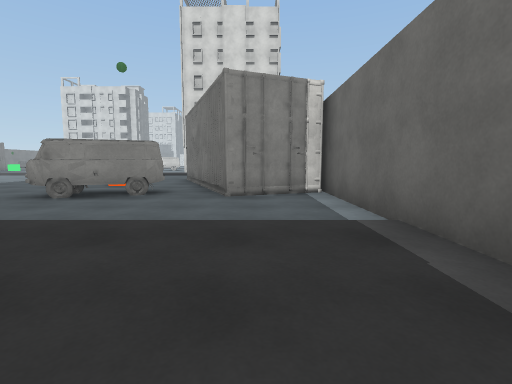
View 1 (above)

24 first-person views from a walk through a scene from a Unity 3-D project. The camera is 1.2 m above the floor, tilts 6° down and sees 85° across. The floor is counted in squares, 2 m on a side. Each view is taken from the middle of a square. On the plan, view 1 faces up. The plan holds only what a view shows up to about 9 squares ahead; the rest is blank. The place goes on beyond the plan. The player character is not drawn. Surface patterns are stand-ins for the level's own textures.

View 2
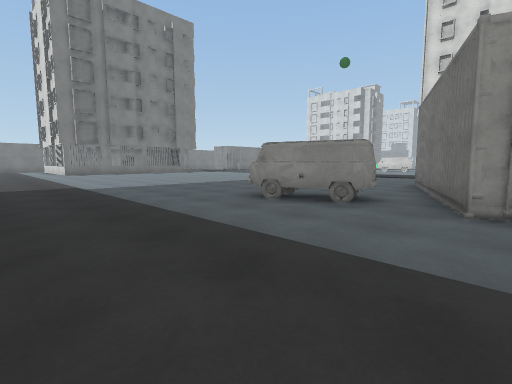

View 3
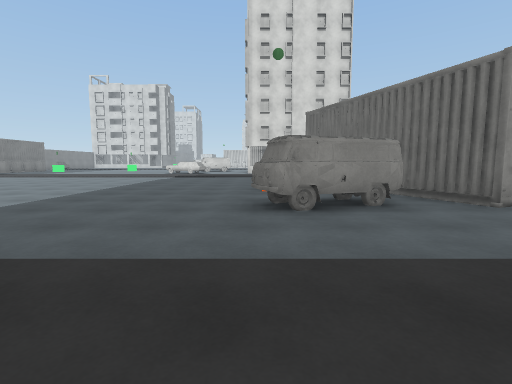

View 4
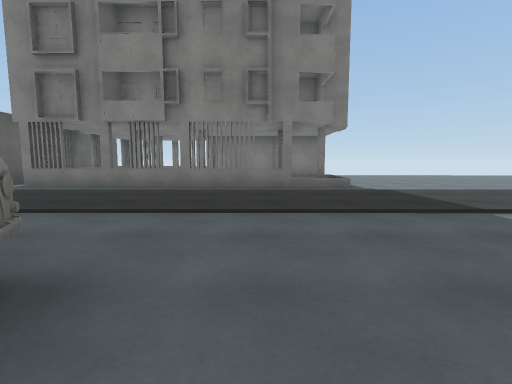

View 5
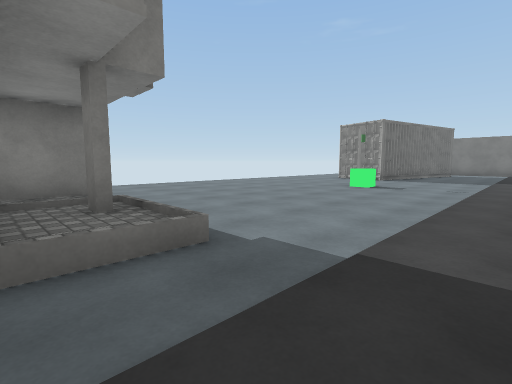

View 6
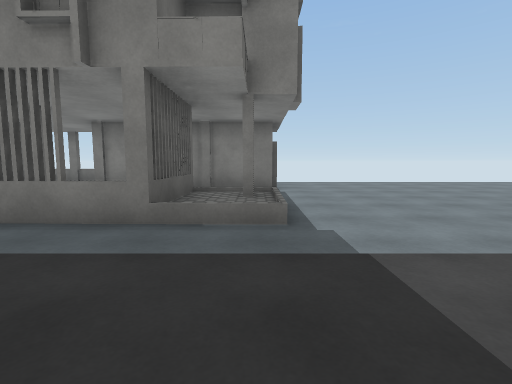

View 7
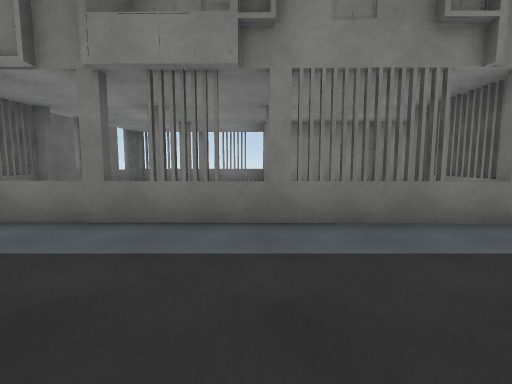

View 8
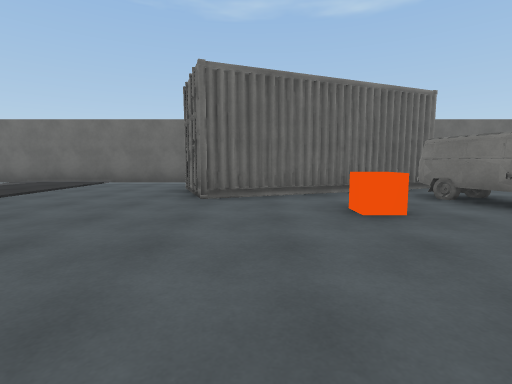

View 9
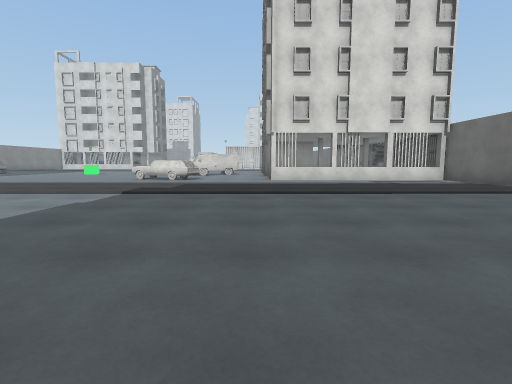

View 10
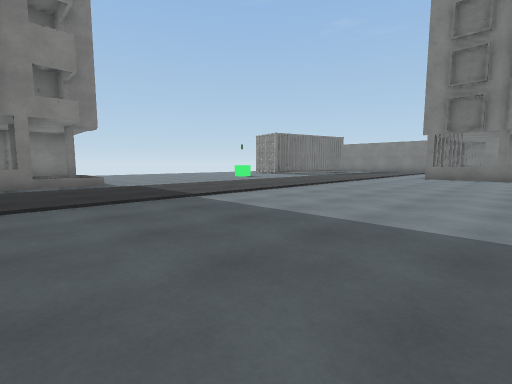

View 11
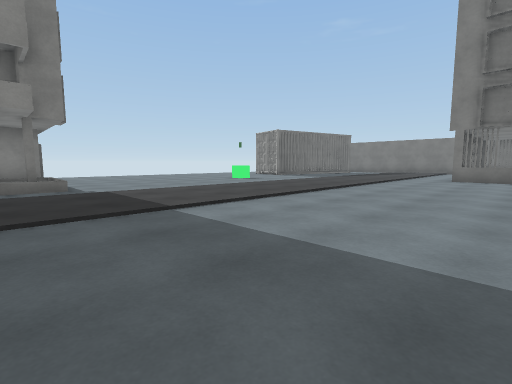

View 12
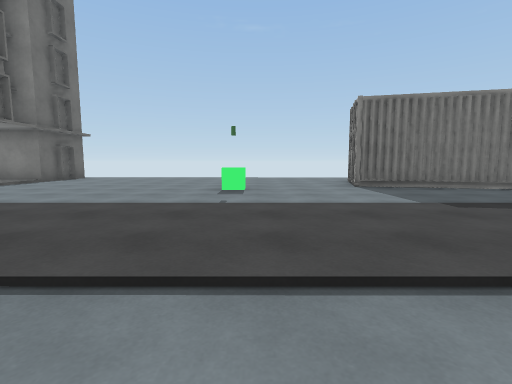

View 13
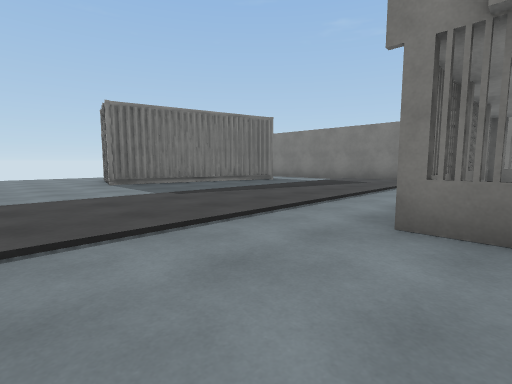

View 14
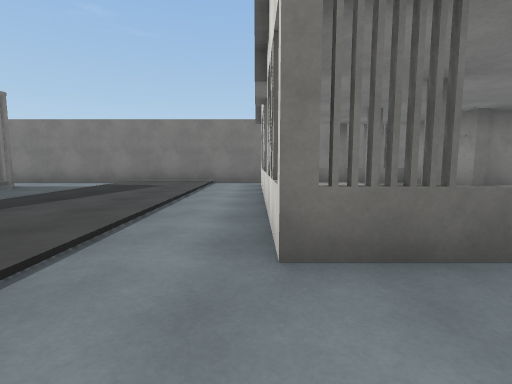

View 15
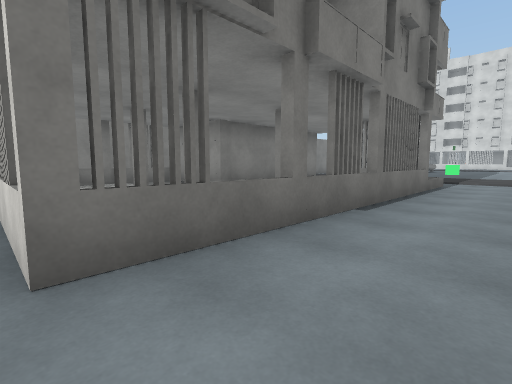

View 16
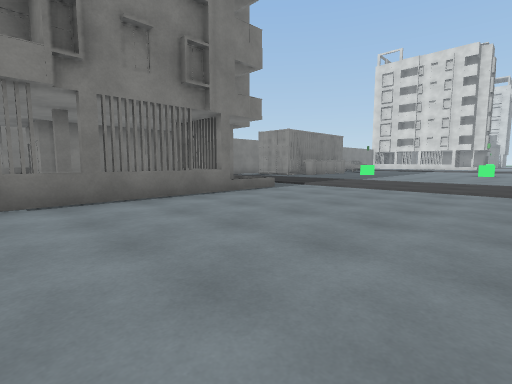

View 17
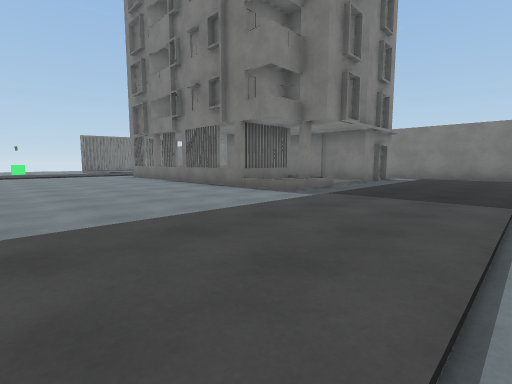

View 18
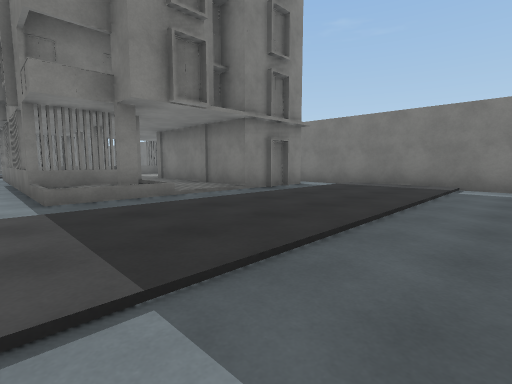

View 19
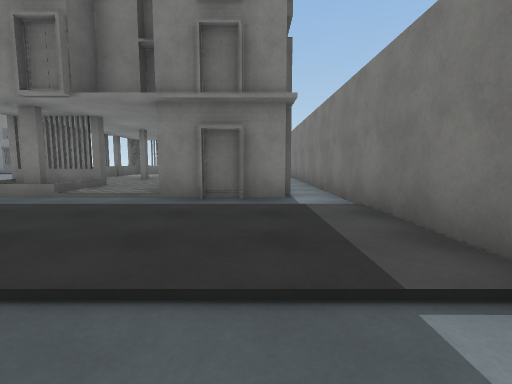

View 20
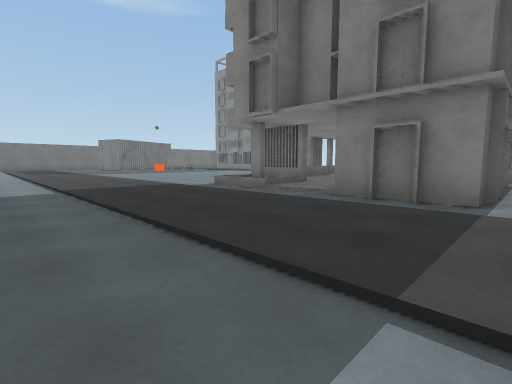

View 21
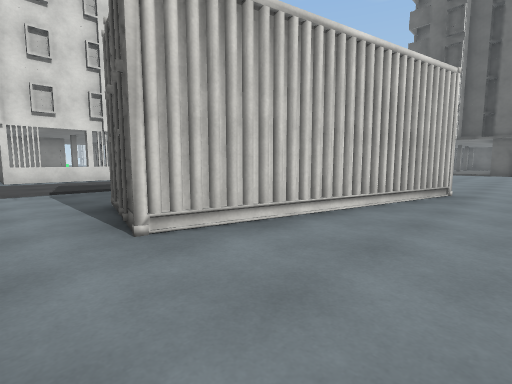

View 22
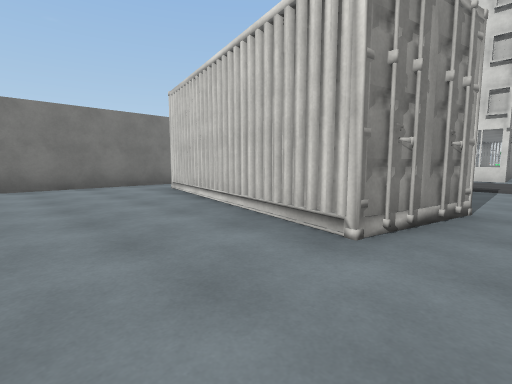

View 23
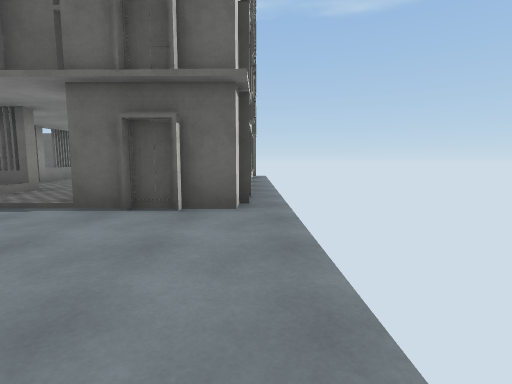

View 24
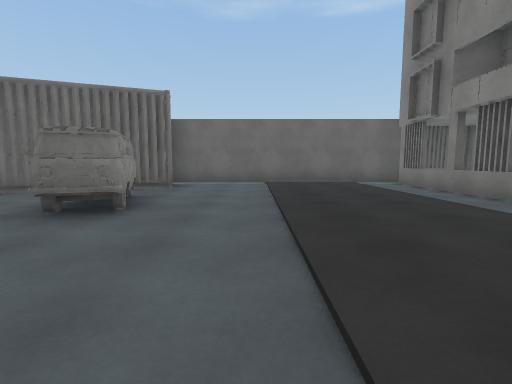

### Floor plan
Key: @ floor where view 1 was taken; # wall or solid block; x gap in a wall; . main floor; : floor 0.25 m higher than the main floor; / step, stairs or slope; C container; A car; B building; O other object.
Columns run from 24 left of view 1 to 2 right of it. Each row starts with its distance up from view 1.
 17 #.........................#
 16 #//.......................#
 15 #.........................#
 14 #.........................#
 13 #............ ............#
 12 #.BB::B/.....  ...........#
 11 #.B   B:.....   ..........#
 10 #.B    :..............C#
  9 #.B    B..............##
  8 #.     :............O..#
  7 #      :...............#
  6 #   BB :.............AA####
  5 #      :............AA.C..#
  4 #.B/B///..................#
  3 #.........................#
  2 #.........................#
  1 #.........................#
  0 #//.....................@.#
 -1 #................/BBBBBBB##
 -2 #..  .....O......BB      B#
 -3 #.## ##C.........        B
 -4 #..#####.........:       B
 -5 #................BBBB    B
 -6 #................B       B
 -7 x................BBBBBBBBB

Positions as (right, up) in squares from view 1, and headings:
1: (0, 0), facing up
2: (0, 1), facing up-left
3: (-4, 1), facing up
4: (-5, 6), facing down
5: (-6, 1), facing down-left
6: (-7, 2), facing down
7: (-3, 2), facing down
8: (-7, 9), facing right
9: (-5, 8), facing up
10: (-5, 7), facing down-left
11: (-6, 6), facing down-left
12: (-14, 4), facing down
13: (-14, 5), facing down-left
14: (-15, 4), facing left
15: (-15, 4), facing up-left
16: (-12, 7), facing up-left
17: (-12, 16), facing down-left
18: (-16, 17), facing down-left
19: (-22, 17), facing down
20: (-23, 17), facing down-right
21: (-23, -6), facing up-right
22: (-16, -7), facing up-left
23: (-11, -7), facing right
24: (-7, 3), facing right
